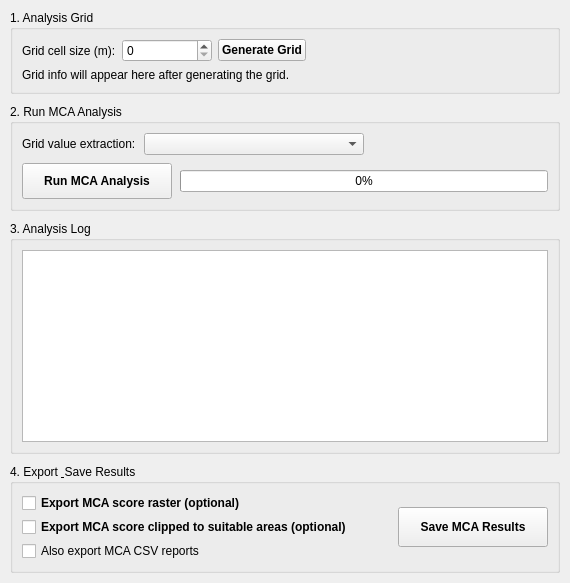
   <widget class="QWidget" name="tab_9">
    <attribute name="title">
     <string>MCA Evaluation</string>
    </attribute>
    <layout class="QVBoxLayout" name="verticalLayout_tab9">
     <property name="leftMargin">
      <number>10</number>
     </property>
     <property name="topMargin">
      <number>10</number>
     </property>
     <property name="rightMargin">
      <number>10</number>
     </property>
     <property name="bottomMargin">
      <number>10</number>
     </property>
     <property name="spacing">
      <number>10</number>
     </property>
     <item>
      <widget class="QGroupBox" name="groupBox_mca_grid">
       <property name="title">
        <string>1. Analysis Grid</string>
       </property>
       <layout class="QVBoxLayout" name="verticalLayout_mca_grid">
        <property name="spacing">
         <number>6</number>
        </property>
        <item>
         <layout class="QHBoxLayout" name="horizontalLayout_grid_size">
          <item>
           <widget class="QLabel" name="label_9">
            <property name="font">
             <font>
              <pointsize>9</pointsize>
             </font>
            </property>
            <property name="text">
             <string>Grid cell size (m):</string>
            </property>
           </widget>
          </item>
          <item>
           <widget class="QSpinBox" name="spin_grid_size">
            <property name="minimumSize">
             <size>
              <width>90</width>
              <height>0</height>
             </size>
            </property>
            <property name="maximum">
             <number>5000</number>
            </property>
           </widget>
          </item>
          <item>
           <widget class="QPushButton" name="btn_generate_grid">
            <property name="font">
             <font>
              <bold>true</bold>
             </font>
            </property>
            <property name="text">
             <string>Generate Grid</string>
            </property>
           </widget>
          </item>
          <item>
           <spacer name="horizontalSpacer_grid">
            <property name="orientation">
             <enum>Qt::Horizontal</enum>
            </property>
            <property name="sizeHint" stdset="0">
             <size>
              <width>40</width>
              <height>20</height>
             </size>
            </property>
           </spacer>
          </item>
         </layout>
        </item>
        <item>
         <widget class="QLabel" name="lbl_grid_info">
          <property name="font">
           <font>
            <pointsize>9</pointsize>
           </font>
          </property>
          <property name="text">
           <string>Grid info will appear here after generating the grid.</string>
          </property>
          <property name="wordWrap">
           <bool>true</bool>
          </property>
         </widget>
        </item>
       </layout>
      </widget>
     </item>
     <item>
      <widget class="QGroupBox" name="groupBox_mca_run">
       <property name="title">
        <string>2. Run MCA Analysis</string>
       </property>
       <layout class="QVBoxLayout" name="verticalLayout_mca_run">
        <property name="spacing">
         <number>8</number>
        </property>
        <item>
         <layout class="QHBoxLayout" name="horizontalLayout_extraction">
          <item>
           <widget class="QLabel" name="label_grid_value_method">
            <property name="font">
             <font>
              <pointsize>9</pointsize>
             </font>
            </property>
            <property name="text">
             <string>Grid value extraction:</string>
            </property>
           </widget>
          </item>
          <item>
           <widget class="QComboBox" name="combo_grid_value_method">
            <property name="minimumSize">
             <size>
              <width>220</width>
              <height>0</height>
             </size>
            </property>
           </widget>
          </item>
          <item>
           <spacer name="horizontalSpacer_extraction">
            <property name="orientation">
             <enum>Qt::Horizontal</enum>
            </property>
            <property name="sizeHint" stdset="0">
             <size>
              <width>40</width>
              <height>20</height>
             </size>
            </property>
           </spacer>
          </item>
         </layout>
        </item>
        <item>
         <layout class="QHBoxLayout" name="horizontalLayout_run_mca">
          <item>
           <widget class="QPushButton" name="btn_run_mca">
            <property name="minimumSize">
             <size>
              <width>150</width>
              <height>36</height>
             </size>
            </property>
            <property name="font">
             <font>
              <bold>true</bold>
             </font>
            </property>
            <property name="text">
             <string>Run MCA Analysis</string>
            </property>
           </widget>
          </item>
          <item>
           <widget class="QProgressBar" name="progress_mca">
            <property name="value">
             <number>0</number>
            </property>
           </widget>
          </item>
         </layout>
        </item>
       </layout>
      </widget>
     </item>
     <item>
      <widget class="QGroupBox" name="groupBox_mca_log">
       <property name="title">
        <string>3. Analysis Log</string>
       </property>
       <layout class="QVBoxLayout" name="verticalLayout_mca_log">
        <item>
         <widget class="QTextEdit" name="txt_mca_log">
          <property name="minimumSize">
           <size>
            <width>0</width>
            <height>120</height>
           </size>
          </property>
          <property name="readOnly">
           <bool>true</bool>
          </property>
         </widget>
        </item>
       </layout>
      </widget>
     </item>
     <item>
      <widget class="QGroupBox" name="groupBox_mca_export">
       <property name="title">
        <string>4. Export &amp; Save Results</string>
       </property>
       <layout class="QHBoxLayout" name="horizontalLayout_mca_export">
        <item>
         <layout class="QVBoxLayout" name="verticalLayout_export_checks">
          <property name="spacing">
           <number>4</number>
          </property>
          <item>
           <widget class="QCheckBox" name="chk_export_ranked_grid">
            <property name="font">
             <font>
              <pointsize>9</pointsize>
              <bold>true</bold>
             </font>
            </property>
            <property name="text">
             <string>Export MCA score raster (optional)</string>
            </property>
           </widget>
          </item>
          <item>
           <widget class="QCheckBox" name="chk_export_ranked_polygons">
            <property name="font">
             <font>
              <pointsize>9</pointsize>
              <bold>true</bold>
             </font>
            </property>
            <property name="text">
             <string>Export MCA score clipped to suitable areas (optional)</string>
            </property>
           </widget>
          </item>
          <item>
           <widget class="QCheckBox" name="chk_export_mca_csv">
            <property name="font">
             <font>
              <pointsize>9</pointsize>
             </font>
            </property>
            <property name="toolTip">
             <string>When unchecked, only mca_report.xlsx is written (Summary, Detailed, Metadata sheets).</string>
            </property>
            <property name="text">
             <string>Also export MCA CSV reports</string>
            </property>
           </widget>
          </item>
         </layout>
        </item>
        <item>
         <spacer name="horizontalSpacer_export">
          <property name="orientation">
           <enum>Qt::Horizontal</enum>
          </property>
          <property name="sizeHint" stdset="0">
           <size>
            <width>40</width>
            <height>20</height>
           </size>
          </property>
         </spacer>
        </item>
        <item>
         <widget class="QPushButton" name="btn_save_results">
          <property name="minimumSize">
           <size>
            <width>150</width>
            <height>40</height>
           </size>
          </property>
          <property name="font">
           <font>
            <bold>true</bold>
           </font>
          </property>
          <property name="text">
           <string>Save MCA Results</string>
          </property>
         </widget>
        </item>
       </layout>
      </widget>
     </item>
    </layout>
   </widget>
